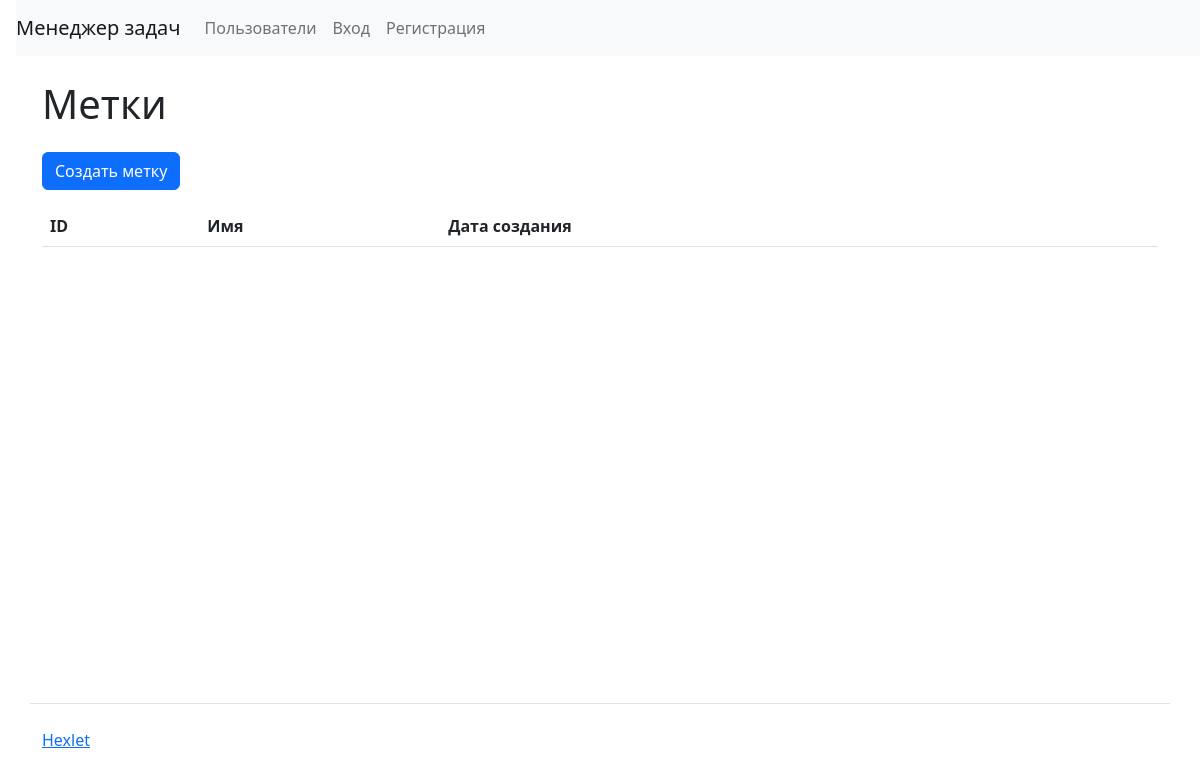
Before: /labels/ with the older database file.
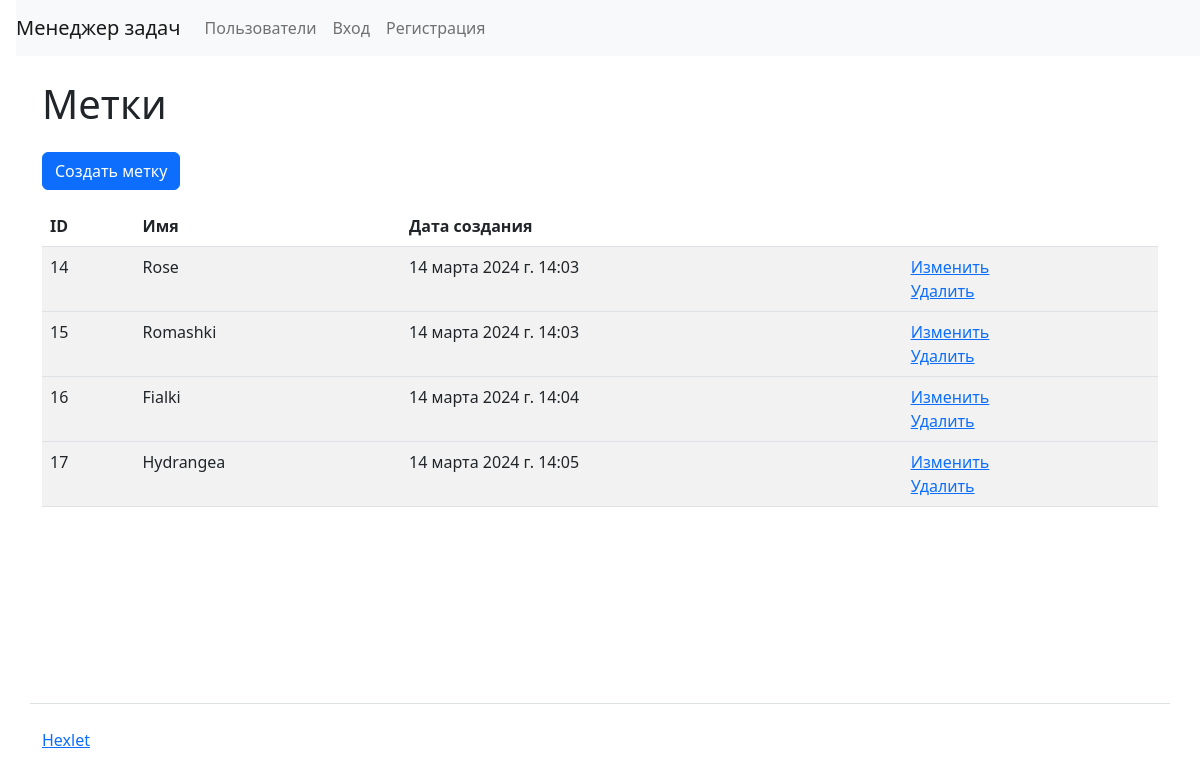
After: the same page with the newer database file.
### task_manager/labels/models.py (models this page shows, shortened)
class Label(models.Model):
    name = models.CharField(_("Name"), max_length=255, unique=True)
    timestamp = models.DateTimeField(auto_now_add=True)

### task_manager/labels/views.py (the view)
# urls.py: path('', IndexView.as_view(), name='labels_index'),
class IndexView(View):
    def get(self, request, *args, **kwargs):
        labels = Label.objects.all()
        flash_messages = messages.get_messages(request)
        return render(
            request,
            'labels/index.html',
            context={
                'labels': labels,
                'messages': flash_messages,
            }
        )

### task_manager/templates/labels/index.html
{% extends "base.html" %}
{% load django_bootstrap5 %}
{% load i18n %}
{% block nav %}
{% if user.is_authenticated %}
{% include "nav_user.html" %}
{% else %}
{% include "nav.html" %}
{% endif %}
{% endblock %}
{% block content %}
  <h1 class="my-4">{% translate "Labels" %}</h1>
  <a class="btn btn-primary mb-3" href="{% url 'label_create' %}">{% translate "Create label" %}</a>
  <table class="table table-striped">
    <thead>
      <tr>
	<th>ID</th>
	<th>{% translate "Name" %}</th>
	<th>{% translate "Created at" %}</th>
	<th></th>
      </tr>
    </thead>
    {% for label in labels %}
    <tbody>
      <tr>
	<td>{{ label.id }}</td>
	<td>{{ label.name }}</td>
	<td>{{ label.timestamp }}</td>
	<td>
	  <a href="{% url 'label_update' label.id %}">{% translate "Update" %}</a>
	  <br>
	  <a href="{% url 'label_delete' label.id %}">{% translate "Delete" %}</a>
	</td>
      </tr>
    </tbody>
    {% endfor %}
  </table>
{% endblock %}

Changed rows visible on the page:
added Label: id "14", name "Rose", timestamp "14 марта 2024 г. 14:03"
added Label: id "15", name "Romashki", timestamp "14 марта 2024 г. 14:03"
added Label: id "16", name "Fialki", timestamp "14 марта 2024 г. 14:04"
added Label: id "17", name "Hydrangea", timestamp "14 марта 2024 г. 14:05"
